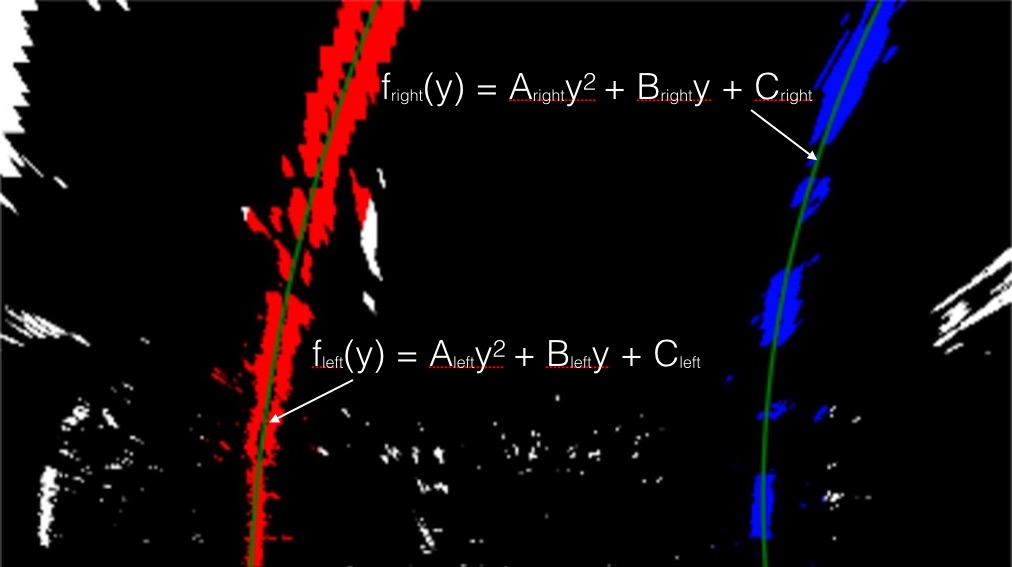
#> input picture examples/color_fit_lines.jpg, 1012 x 567 px, given in place of project_video.mp4, which was not available
$ python advancedlanes.py   (older library calls are emulated)
#> lines starting #> are read from the running program, lines starting #| are printed output that depends on the picture; pictures that were not available may be replaced by others from this repository, and a replacement may not be noted
#> (reads calibration.p from the repository)
#> further down, frame is the input picture: shape (567, 1012, 3); mean B, G, R 11.4, 8.2, 15.7
import numpy as np
import cv2
import pickle
import matplotlib.pyplot as plt
import matplotlib.image as mpimg

def cal_undistort(img, mtx, dist):
    dst = cv2.undistort(img, mtx, dist, None, mtx)
    undist = np.copy(dst)  # Delete this line
    return undist


# Edit this function to create your own pipeline.
def pipeline(img, s_thresh=(170, 255), sx_thresh=(20, 100)):
#> called with s_thresh = (170, 255), sx_thresh = (20, 100)
    img = np.copy(img)
    # Convert to HSV color space and separate the V channel
    hsv = cv2.cvtColor(img, cv2.COLOR_RGB2HLS).astype(np.float)
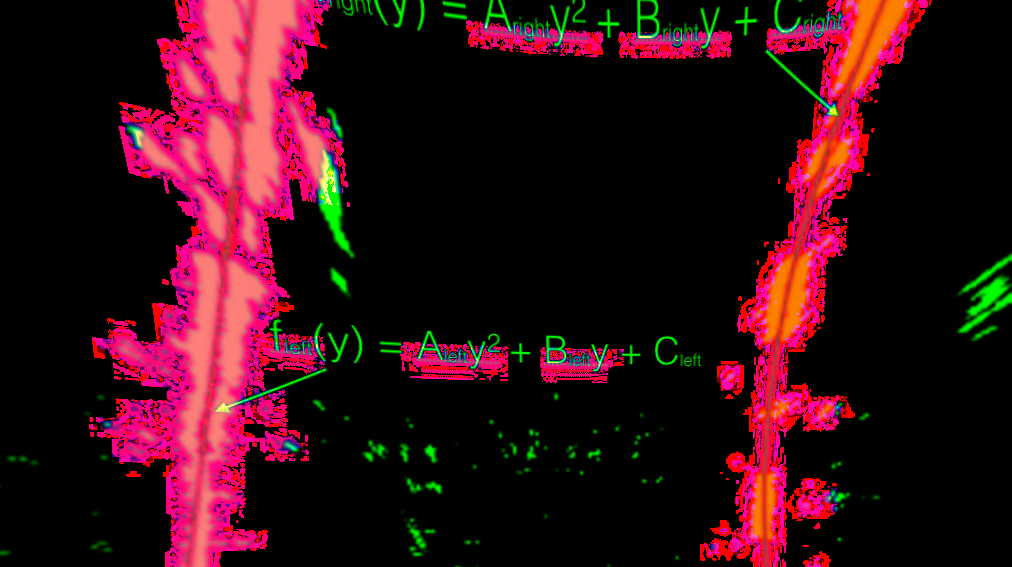
#> hsv: shape (567, 1012, 3) float64; mean of channels 0, 1, 2 20.5, 12.7, 49.7; drawn as B, G, R
    l_channel = hsv[:,:,1]
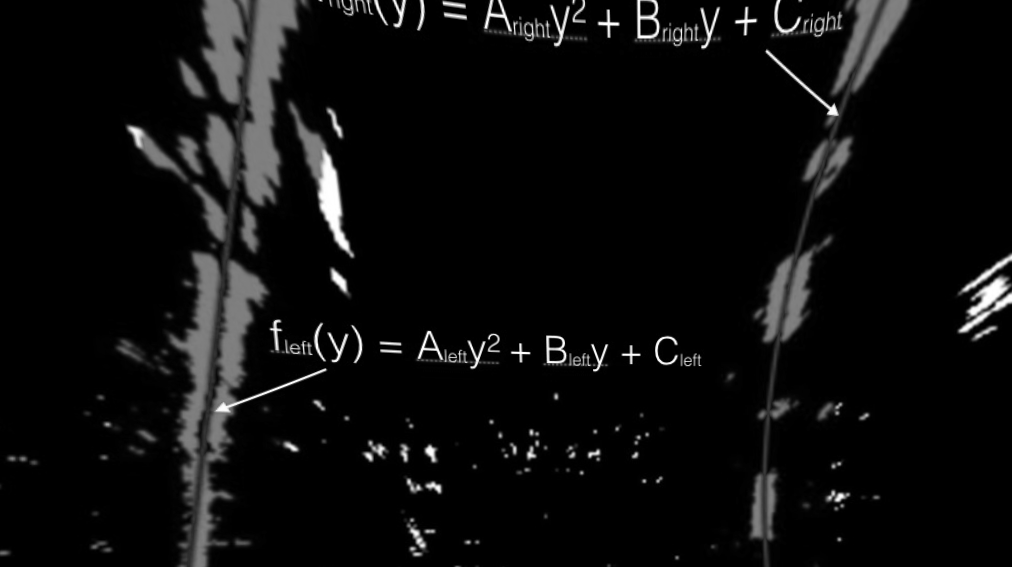
#> l_channel: shape (567, 1012) float64; min 0, max 255, mean 12.7
    s_channel = hsv[:,:,2]
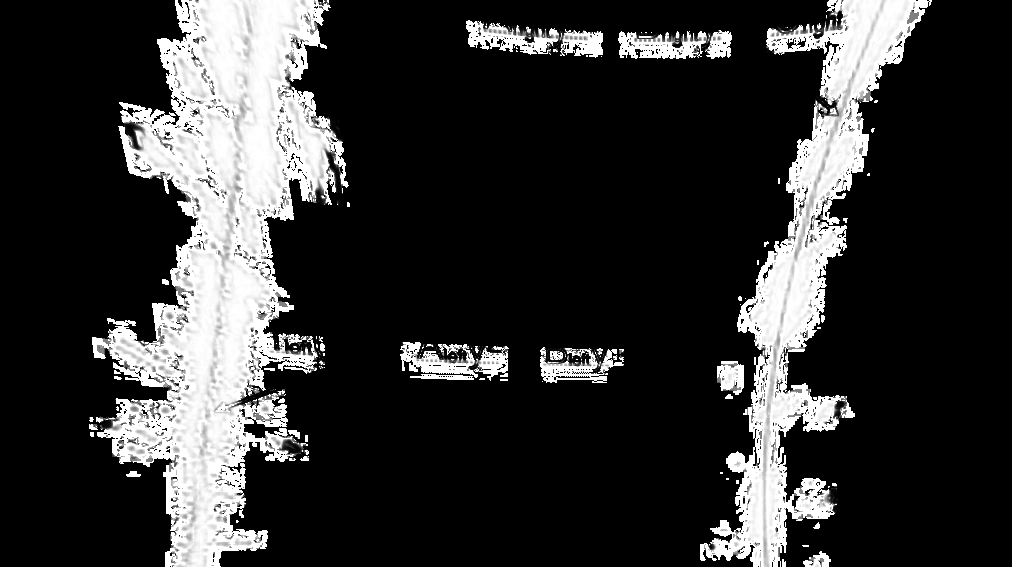
#> s_channel: shape (567, 1012) float64; min 0, max 255, mean 49.7
    # Sobel x
    sobelx = cv2.Sobel(l_channel, cv2.CV_64F, 1, 0) # Take the derivative in x
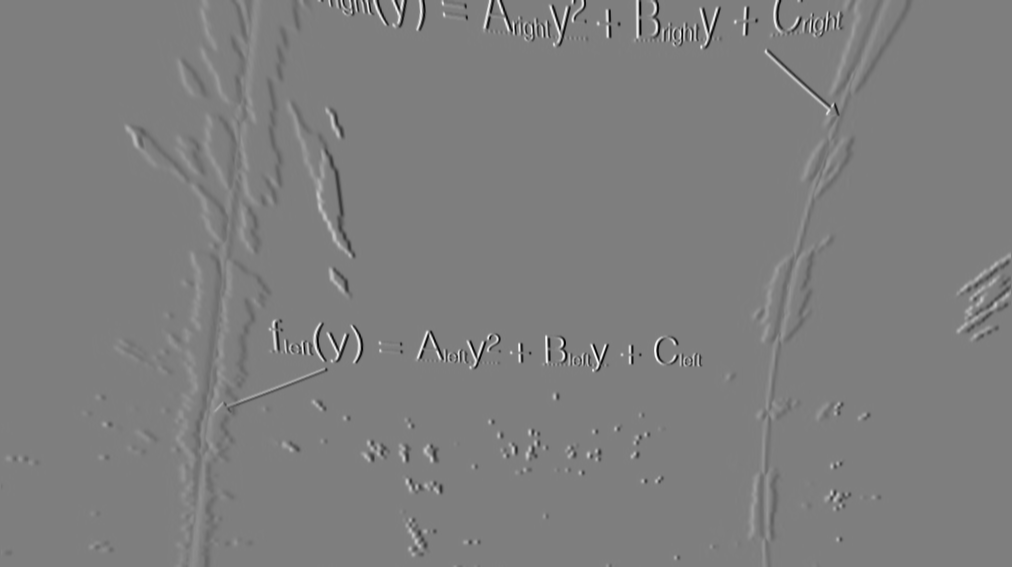
#> sobelx: shape (567, 1012) float64; min -995, max 1003, mean 0.1; drawn with min black and max white
    abs_sobelx = np.absolute(sobelx) # Absolute x derivative to accentuate lines away from horizontal
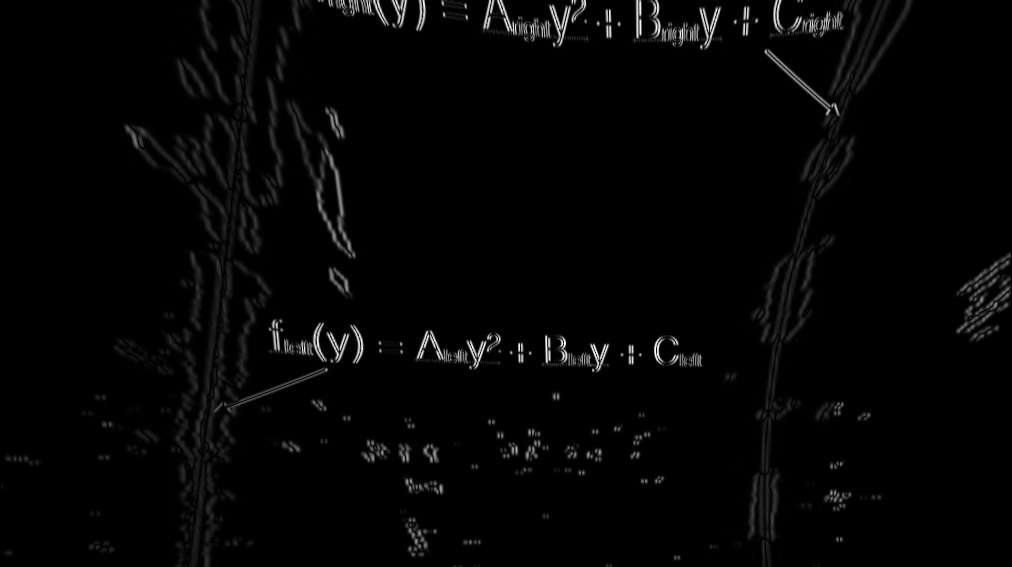
#> abs_sobelx: shape (567, 1012) float64; min 0, max 1003, mean 19.1; drawn with min black and max white
    scaled_sobel = np.uint8(255*abs_sobelx/np.max(abs_sobelx))

    # Threshold x gradient
    sxbinary = np.zeros_like(scaled_sobel)
    sxbinary[(scaled_sobel >= sx_thresh[0]) & (scaled_sobel <= sx_thresh[1])] = 1

    # Threshold color channel
    s_binary = np.zeros_like(s_channel)
    s_binary[(s_channel >= s_thresh[0]) & (s_channel <= s_thresh[1])] = 1
    # Stack each channel
    # Note color_binary[:, :, 0] is all 0s, effectively an all black image. It might
    # be beneficial to replace this channel with something else.
    #color_binary = np.dstack(( np.zeros_like(sxbinary), sxbinary, s_binary))

    color_binary = s_binary + sxbinary
    return color_binary


# Read in the saved objpoints and imgpoints
dist_pickle = pickle.load( open( "calibration.p", "rb" ) )
mtx = dist_pickle["mtx"]
dist = dist_pickle["dist"]

cap = cv2.VideoCapture('project_video.mp4')#test distortion
if (not cap.isOpened()):
    print("Error")

# [14 lines of commented-out code are left out]


size = (int(cap.get(3)), int(cap.get(4)))


# Define the codec and create VideoWriter object.The output is stored in 'outpy.avi' file.
out = cv2.VideoWriter('outpy.avi',cv2.VideoWriter_fourcc('M','J','P','G'), 50, size)

count = 0

while(True):
    # Capture frame-by-frame
    ret, frame = cap.read()
    #img = cv2.cvtColor(frame, cv2.COLOR_BGR2RGB)
    undistorted = cal_undistort(frame, mtx, dist)
    #plt.imshow(undistorted)
    #plt.show()
    result = pipeline(undistorted)
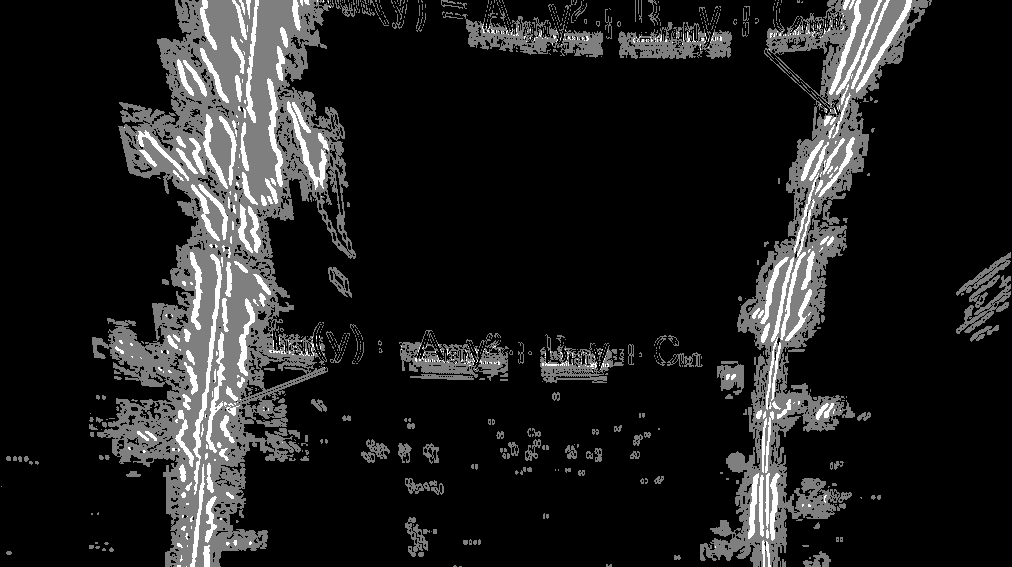
#> result: shape (567, 1012) float64; min 0, max 2, mean 0.254; drawn with min black and max white

    # Our operations on the frame come here
    cImage = cv2.cvtColor(frame, cv2.COLOR_BGR2RGB)

    # Our operations on the frame come here
    ccImage = cv2.cvtColor(undistorted, cv2.COLOR_BGR2RGB)


    h,w = undistorted.shape[:2]
#> h = 567; w = 1012
    src = np.float32([(573,456),
                  (684, 460),
                  (310,691),
                  (1179,696)])
    dst = np.float32([(250,0),
                  (w-350,0),
                  (200,h),
                  (w-350,h)])

    img_size = (undistorted.shape[1], undistorted.shape[0])
#> img_size = (1012, 567)

    M = cv2.getPerspectiveTransform(src, dst)
    #Compute the inverse perspective transform:

    Minv = cv2.getPerspectiveTransform(dst, src)
    #Warp an image using the perspective transform, M:
    warped = cv2.warpPerspective(result, M, img_size, flags=cv2.INTER_LINEAR)
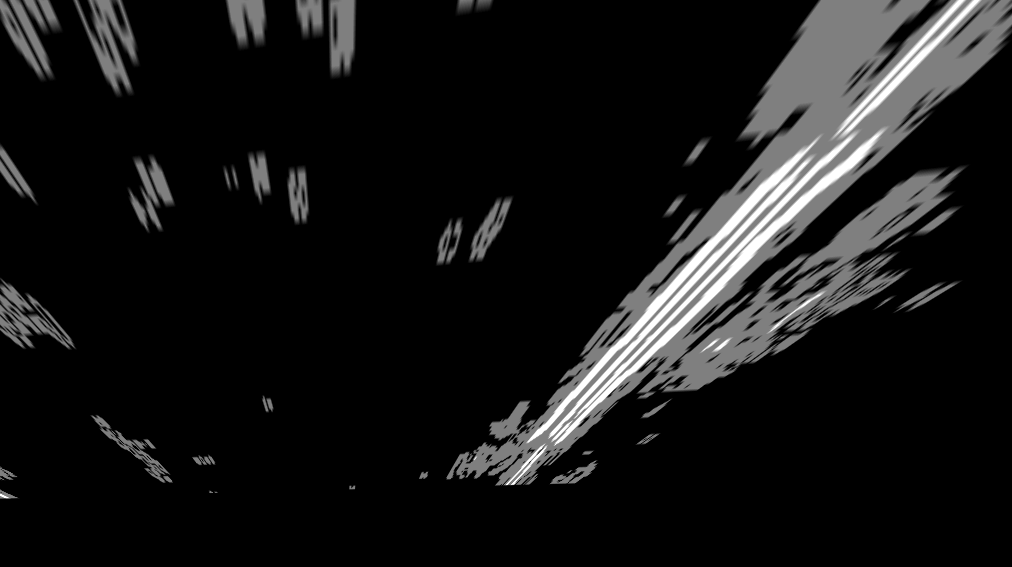
#> warped: shape (567, 1012) float64; min 0, max 2, mean 0.178; drawn with min black and max white

    ## first frame only debugging
    if count < 1 :
        f, (ax1, ax2) = plt.subplots(1, 2, figsize=(24, 9))
        f.tight_layout()
        ax1.imshow(cImage)
        ax1.set_title('Original Image', fontsize=50)
#> (the run stopped early here; a loop or call above may not have finished)
